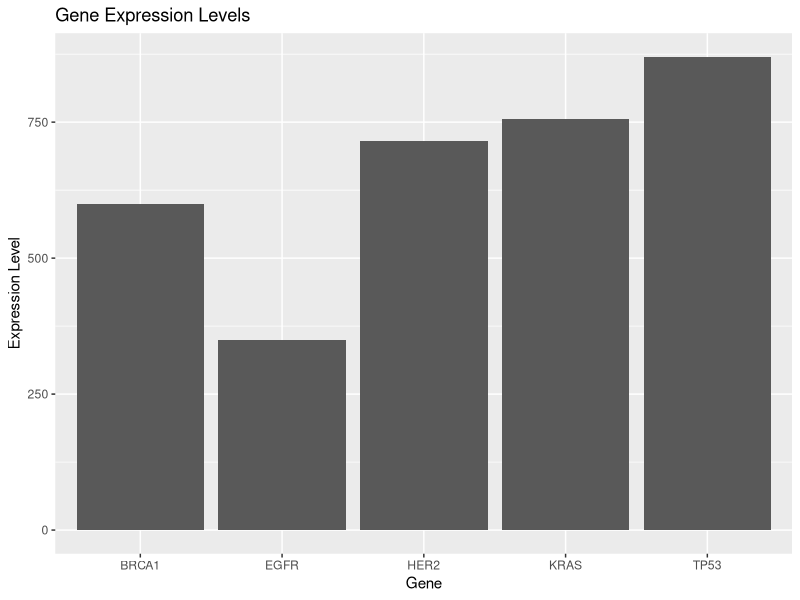
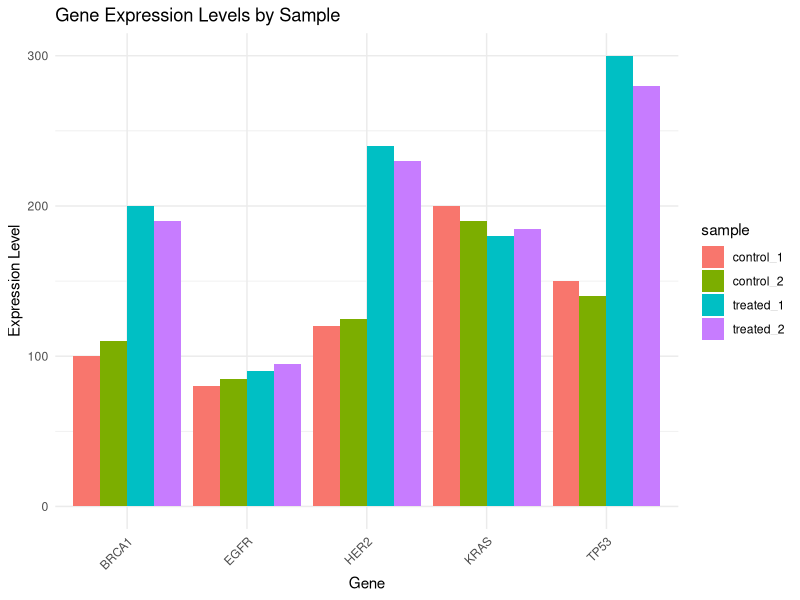
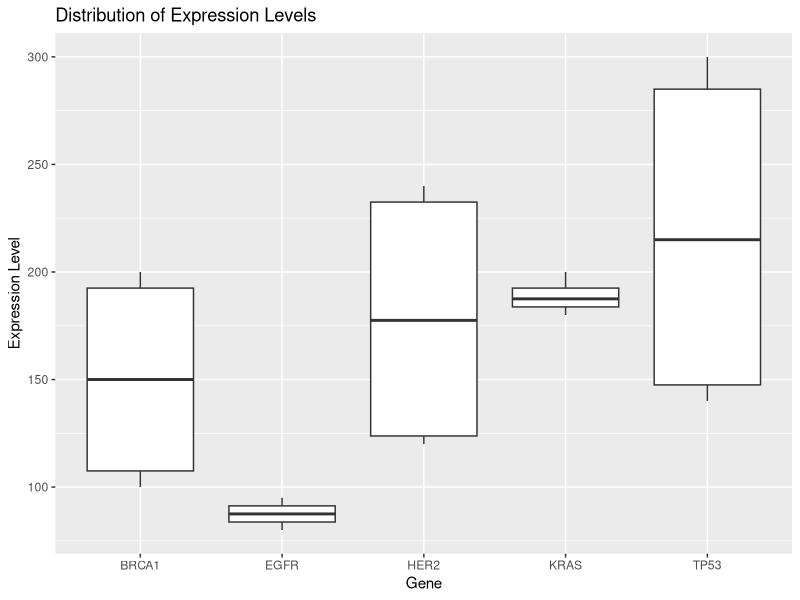
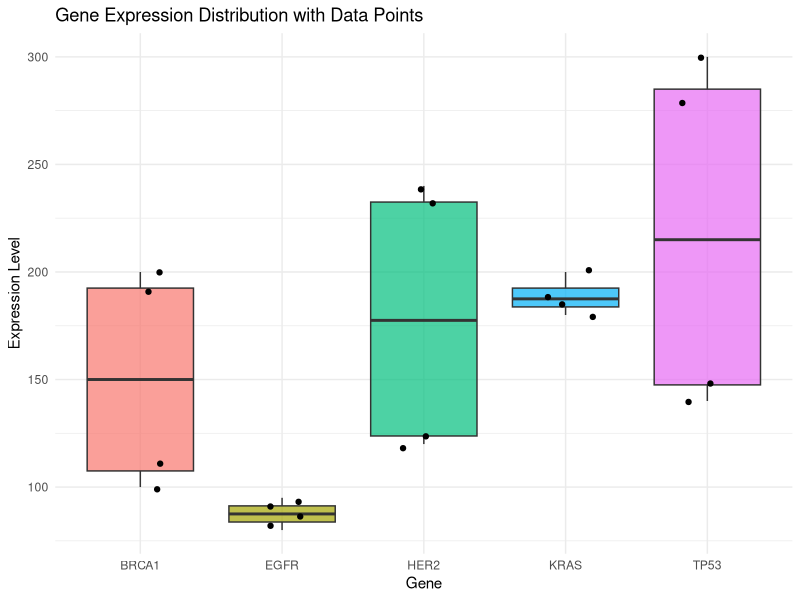
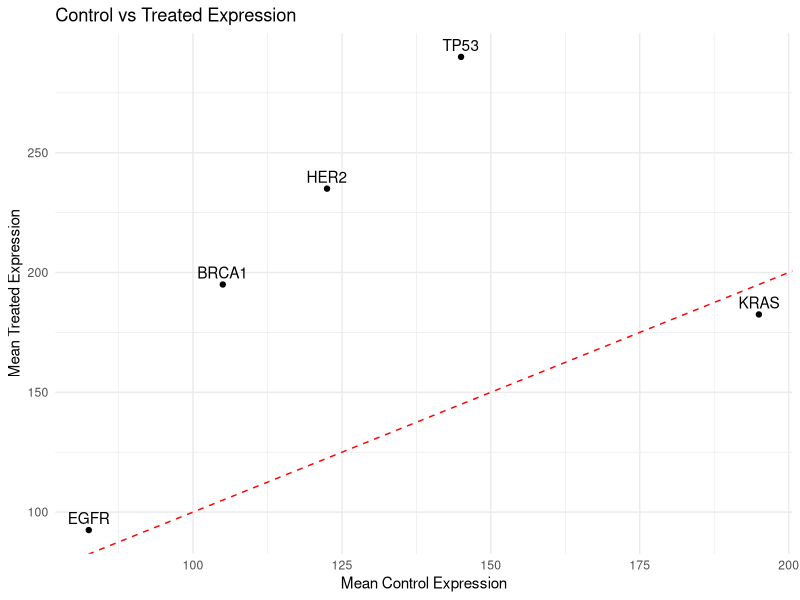
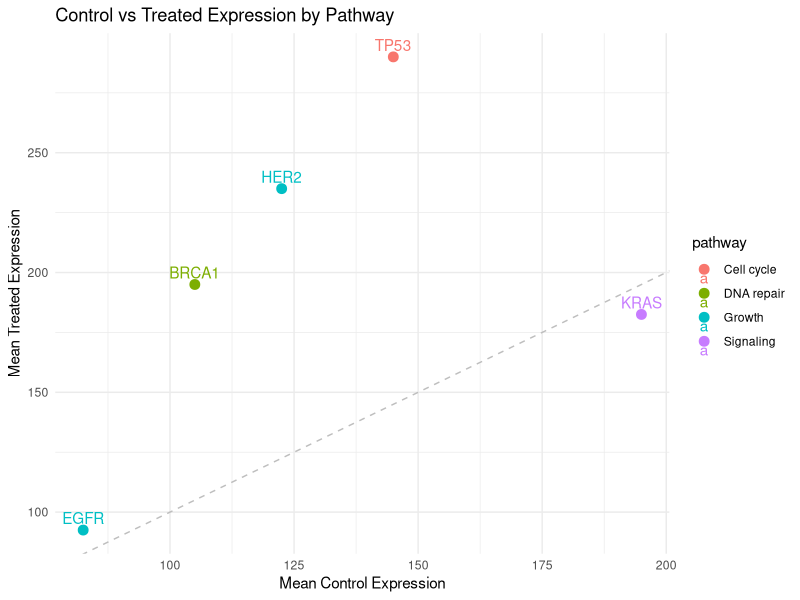
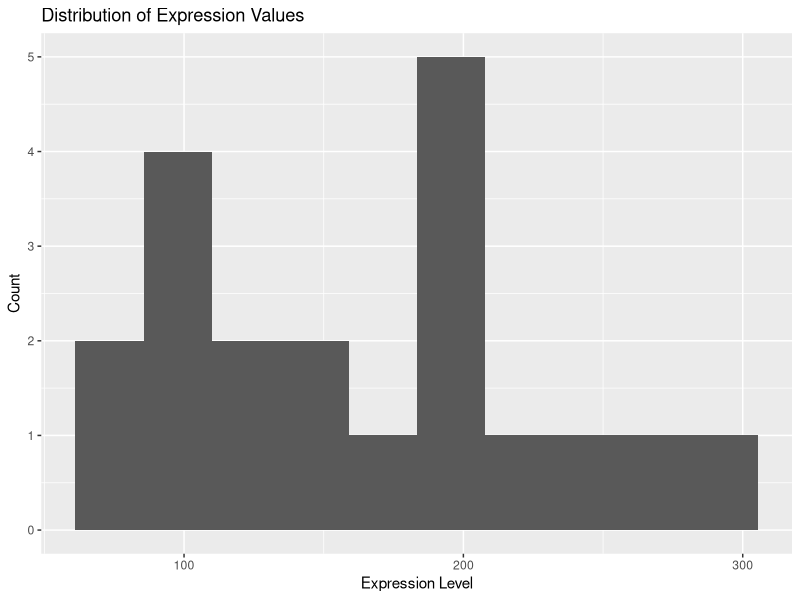
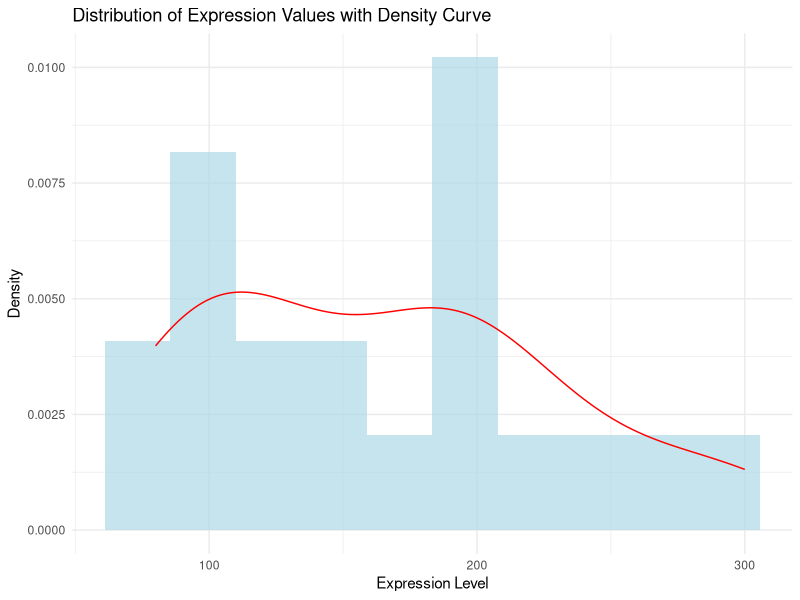

R code for these plots, in order:
## ---- chunk 1
# Set global options for all code chunks
knitr::opts_chunk$set(echo = TRUE)  # Display code in output
## ---- chunk 2
# Load required R packages for visualization
library(tidyverse)  # Includes ggplot2 and data manipulation tools
library(viridis)    # Color-blind friendly color palettes

# Create sample gene expression dataset
gene_data <- tibble(
  gene_id = c("BRCA1", "TP53", "EGFR", "KRAS", "HER2"),        # Gene names
  control_1 = c(100, 150, 80, 200, 120),                        # Control replicate 1
  control_2 = c(110, 140, 85, 190, 125),                        # Control replicate 2
  treated_1 = c(200, 300, 90, 180, 240),                        # Treatment replicate 1
  treated_2 = c(190, 280, 95, 185, 230),                        # Treatment replicate 2
  chromosome = c("17", "17", "7", "12", "17"),                  # Chromosome location
  pathway = c("DNA repair", "Cell cycle", "Growth", "Signaling", "Growth")  # Biological pathway
)

# Convert data from wide to long format for plotting
gene_data_long <- gene_data %>%
  pivot_longer(
    cols = c(control_1, control_2, treated_1, treated_2),  # Columns to convert
    names_to = "sample",                                   # New column for sample names
    values_to = "expression"                              # New column for expression values
  )
## ---- chunk 3
# Create a simple bar plot of gene expression
ggplot(gene_data_long, aes(x = gene_id, y = expression)) +     # Map genes to x-axis, expression to y-axis
  geom_bar(stat = "identity") +                                # Create bars with heights = y values
  labs(title = "Gene Expression Levels",                       # Add plot title
       x = "Gene",                                            # Label x-axis
       y = "Expression Level")                                # Label y-axis

# Create grouped bar plot showing expression by sample
ggplot(gene_data_long, aes(x = gene_id, y = expression, fill = sample)) +  # Add color grouping
  geom_bar(stat = "identity", position = "dodge") +           # Place bars side by side
  labs(title = "Gene Expression Levels by Sample",            # Add title
       x = "Gene",                                           # Label x-axis
       y = "Expression Level") +                             # Label y-axis
  theme_minimal() +                                          # Use minimal theme
  theme(axis.text.x = element_text(angle = 45, hjust = 1))  # Rotate x-axis labels for readability
## ---- chunk 4
# Calculate summary statistics for each gene
gene_summary <- gene_data_long %>%
  group_by(gene_id) %>%                                      # Group data by gene
  summarise(
    mean_expr = mean(expression),                           # Calculate mean expression
    sd_expr = sd(expression),                               # Calculate standard deviation
    sem_expr = sd(expression) / sqrt(n())                   # Calculate standard error
  )

# Create basic box plot
ggplot(gene_data_long, aes(x = gene_id, y = expression)) +  # Map genes to x-axis, expression to y-axis
  geom_boxplot() +                                          # Create box plot
  labs(title = "Distribution of Expression Levels",          # Add title
       x = "Gene",                                         # Label x-axis
       y = "Expression Level")                             # Label y-axis

# Create enhanced box plot with points
ggplot(gene_data_long, aes(x = gene_id, y = expression, fill = gene_id)) +  # Add color by gene
  geom_boxplot(alpha = 0.7) +                              # Create semi-transparent boxes
  geom_point(position = position_jitter(width = 0.2)) +    # Add jittered data points
  labs(title = "Gene Expression Distribution with Data Points",  # Add title
       x = "Gene",                                         # Label x-axis
       y = "Expression Level") +                           # Label y-axis
  theme_minimal() +                                        # Use minimal theme
  theme(legend.position = "none")                         # Remove redundant legend
## ---- chunk 5
# Calculate mean expression values for control and treated conditions
expression_means <- gene_data %>%
  mutate(
    mean_control = (control_1 + control_2) / 2,             # Average control replicates
    mean_treated = (treated_1 + treated_2) / 2              # Average treated replicates
  )

# Create basic scatter plot
ggplot(expression_means, 
       aes(x = mean_control, y = mean_treated, label = gene_id)) +  # Map control vs treated
  geom_point() +                                            # Add points
  geom_text(vjust = -0.5) +                                # Add gene labels above points
  geom_abline(intercept = 0, slope = 1,                    # Add y=x reference line
              linetype = "dashed", color = "red") +         
  labs(title = "Control vs Treated Expression",             # Add title
       x = "Mean Control Expression",                      # Label x-axis
       y = "Mean Treated Expression") +                    # Label y-axis
  theme_minimal()                                          # Use minimal theme

# Create enhanced scatter plot with pathway information
ggplot(expression_means, 
       aes(x = mean_control, y = mean_treated, 
           color = pathway, label = gene_id)) +             # Color points by pathway
  geom_point(size = 3) +                                   # Add larger points
  geom_text(vjust = -0.5) +                               # Add gene labels
  geom_abline(intercept = 0, slope = 1,                   # Add reference line
              linetype = "dashed", color = "gray") +
  labs(title = "Control vs Treated Expression by Pathway",  # Add title
       x = "Mean Control Expression",                     # Label x-axis
       y = "Mean Treated Expression") +                   # Label y-axis
  theme_minimal()                                         # Use minimal theme
## ---- chunk 6
# Create basic histogram of expression values
ggplot(gene_data_long, aes(x = expression)) +              # Map expression to x-axis
  geom_histogram(bins = 10) +                              # Create histogram with 10 bins
  labs(title = "Distribution of Expression Values",         # Add title
       x = "Expression Level",                            # Label x-axis
       y = "Count")                                      # Label y-axis

# Create histogram with density curve
ggplot(gene_data_long, aes(x = expression)) +
  geom_histogram(aes(y = ..density..),                    # Show density instead of count
                 bins = 10, fill = "lightblue", 
                 alpha = 0.7) +                           # Semi-transparent bars
  geom_density(color = "red") +                          # Add density curve
  labs(title = "Distribution of Expression Values with Density Curve",
       x = "Expression Level",
       y = "Density") +
  theme_minimal()

# Create faceted histograms by sample
ggplot(gene_data_long, aes(x = expression, fill = sample)) +  # Color by sample
  geom_histogram(bins = 10, alpha = 0.7,                   # Create semi-transparent histogram
                 position = "identity") +                   
  facet_wrap(~sample) +                                    # Create separate plot for each sample
  labs(title = "Expression Distribution by Sample",         # Add title
       x = "Expression Level",                            # Label x-axis
       y = "Count") +                                     # Label y-axis
  theme_minimal()                                         # Use minimal theme
## ---- chunk 7
# Prepare data for heatmap visualization
heatmap_data <- gene_data %>%
  select(gene_id, control_1, control_2, treated_1, treated_2) %>%  # Select relevant columns
  pivot_longer(
    cols = -gene_id,                                      # Convert to long format
    names_to = "sample",                                  # Column for sample names
    values_to = "expression"                              # Column for expression values
  )

# Create basic heatmap
ggplot(heatmap_data, aes(x = sample, y = gene_id, fill = expression)) +  # Map variables
  geom_tile() +                                           # Create tiles for heatmap
  scale_fill_viridis() +                                  # Use colorblind-friendly colors
  labs(title = "Gene Expression Heatmap",                 # Add title
       x = "Sample",                                     # Label x-axis
       y = "Gene",                                      # Label y-axis
       fill = "Expression") +                           # Label color scale
  theme_minimal() +                                      # Use minimal theme
  theme(axis.text.x = element_text(angle = 45, hjust = 1))  # Rotate x-axis labels

# Create heatmap with Z-score normalized values
heatmap_data_scaled <- heatmap_data %>%
  group_by(gene_id) %>%                                  # Group by gene
  mutate(scaled_expression = scale(expression)[,1]) %>%  # Calculate Z-scores
  ungroup()

# Create enhanced heatmap with Z-scores
ggplot(heatmap_data_scaled, 
       aes(x = sample, y = gene_id, fill = scaled_expression)) +  # Map Z-scores to color
  geom_tile() +                                          # Create tiles
  scale_fill_viridis(option = "magma") +                 # Use magma color palette
  labs(title = "Gene Expression Heatmap (Scaled)",       # Add title
       x = "Sample",                                    # Label x-axis
       y = "Gene",                                     # Label y-axis
       fill = "Z-score") +                            # Label color scale
  theme_minimal() +                                     # Use minimal theme
  theme(axis.text.x = element_text(angle = 45, hjust = 1))  # Rotate x-axis labels
## ---- chunk 8
# Create a highly customized plot combining multiple elements
ggplot(gene_data_long, aes(x = gene_id, y = expression, fill = sample)) +  # Map variables
  geom_boxplot(alpha = 0.7) +                            # Add semi-transparent boxplots
  geom_point(position = position_jitterdodge(            # Add jittered points
    jitter.width = 0.2)) +                               # Control point spread
  scale_fill_viridis_d() +                               # Use discrete viridis colors
  labs(
    title = "Gene Expression Analysis",                  # Main title
    subtitle = "Comparing Control and Treated Samples",   # Subtitle
    x = "Gene",                                         # x-axis label
    y = "Expression Level",                             # y-axis label
    fill = "Sample Type"                                # Legend title
  ) +
  theme_minimal() +                                      # Use minimal theme
  theme(
    plot.title = element_text(size = 16, face = "bold"), # Customize title
    axis.text.x = element_text(angle = 45, hjust = 1),   # Rotate x labels
    legend.position = "top"                              # Move legend to top
  )
## ---- chunk 9
# Same plot with different themes
base_plot <- ggplot(gene_data_long, aes(x = gene_id, y = expression)) +
  geom_boxplot()

# Default theme
base_plot

# Minimal theme
base_plot + theme_minimal()

# Classic theme
base_plot + theme_classic()

# Black and white theme
base_plot + theme_bw()
## ---- chunk 10
base_plot +
  scale_y_log10() +  # Log scale for y-axis
  theme_minimal() +
  theme(
    axis.text.x = element_text(angle = 45, hjust = 1),  # Rotate x labels
    axis.title = element_text(size = 12, face = "bold")  # Bold axis titles
  )
## ---- chunk 11
ggplot(expression_means, 
       aes(x = mean_control, y = mean_treated)) +
  geom_point() +
  geom_text(aes(label = gene_id), vjust = -0.5) +  # Add labels
  geom_abline(intercept = 0, slope = 1, linetype = "dashed", color = "red") +  # Add line
  annotate("text", x = 100, y = 200, 
           label = "Upregulated", color = "blue", fontface = "italic") +  # Add annotation
  theme_minimal()
## ---- chunk 12
# Exercise 1: Scatter plot of technical replicates
ggplot(gene_data, aes(x = control_1, y = control_2, label = gene_id)) +
  geom_point() +
  geom_text(vjust = -0.5) +
  geom_abline(intercept = 0, slope = 1, linetype = "dashed", color = "red") +
  labs(title = "Technical Replicates Comparison",
       x = "Control Replicate 1",
       y = "Control Replicate 2") +
  theme_minimal()

# Exercise 2: Box plot by pathway
ggplot(gene_data_long, aes(x = pathway, y = expression, fill = pathway)) +
  geom_boxplot() +
  labs(title = "Expression Levels by Pathway",
       x = "Pathway",
       y = "Expression Level") +
  theme_minimal() +
  theme(axis.text.x = element_text(angle = 45, hjust = 1))

# Add more exercises as needed...
